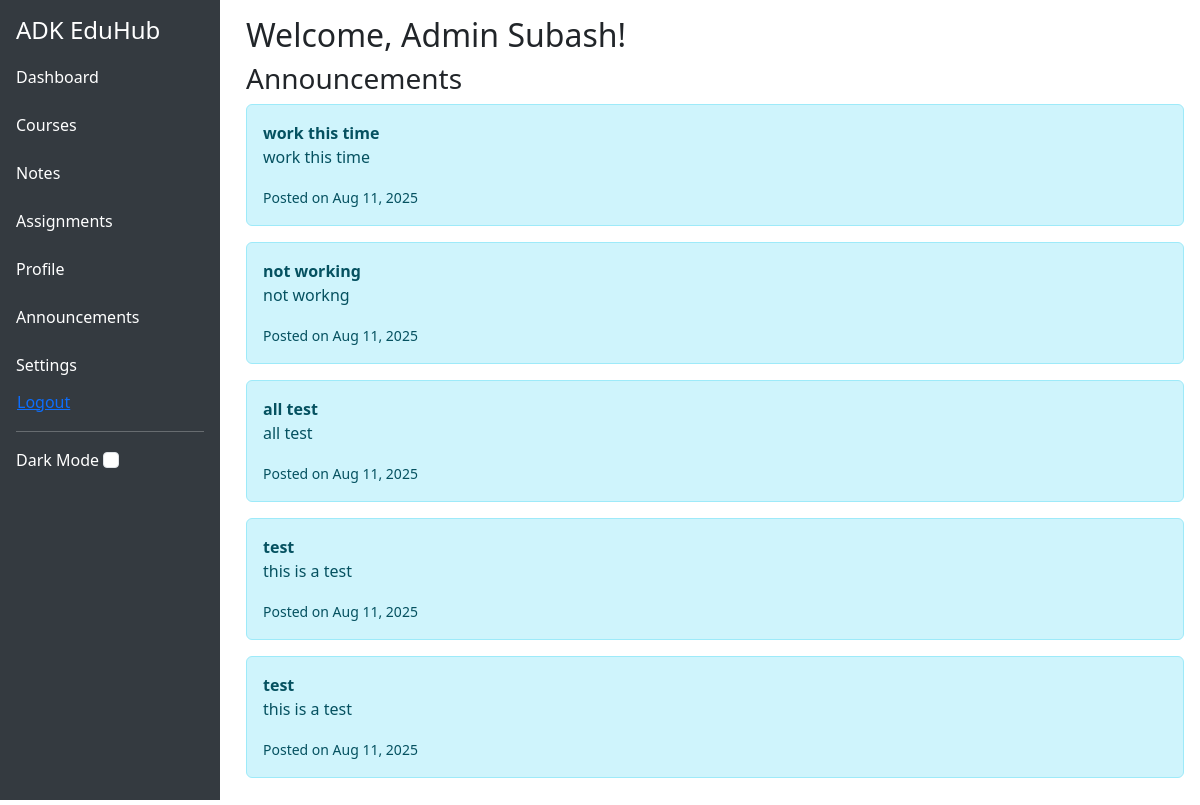
Before: /dashboard/admin/ (signed in) with the older database file.
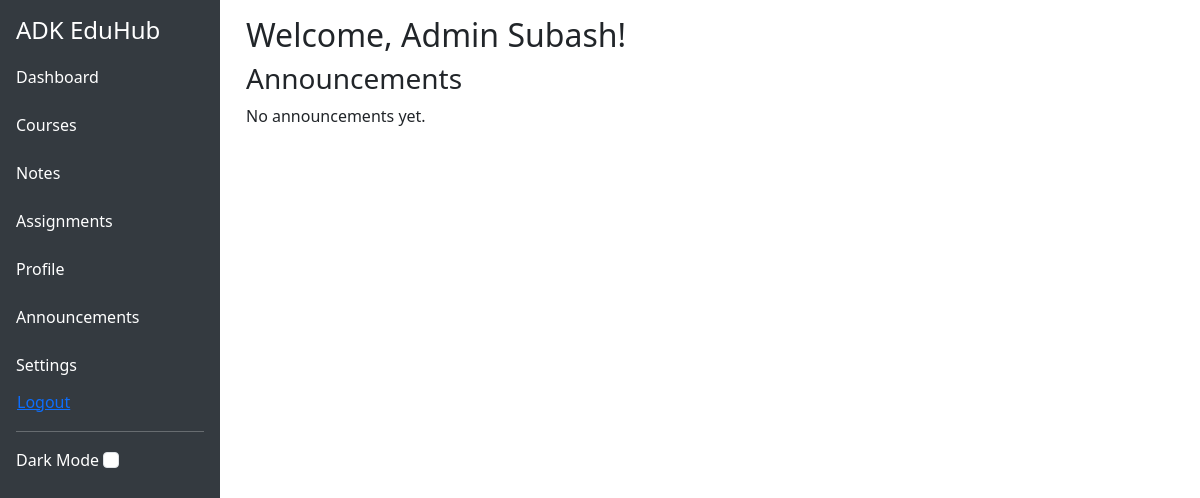
After: the same page with the newer database file.
### core/models.py (models this page shows, shortened)
class CustomUser(AbstractUser):
    ROLE_CHOICES = (
        ('admin', 'Admin'),
        ('teacher', 'Teacher'),
        ('student', 'Student'),
    )
    role = models.CharField(max_length=10, choices=ROLE_CHOICES)

### announcements/models.py (models this page shows, shortened)
class Announcement(models.Model):
    title = models.CharField(max_length=200)
    content = models.TextField()
    role_visible_to = MultiSelectField(choices=ROLE_CHOICES, max_length=50)
    created_at = models.DateTimeField(auto_now_add=True)

### core/views.py (the view)
# urls.py: path('dashboard/admin/', views.admin_dashboard, name='admin_dashboard'),
@login_required
def admin_dashboard(request):
    announcements = Announcement.objects.filter(role_visible_to='admin').order_by('-created_at')
    return render(request, 'dashboard/admin_dashboard.html', {'announcements': announcements})

### templates/dashboard/admin_dashboard.html (shortened to what this page needs)
{% extends 'core/base.html' %}
{% load static %}
{% block content %}
<h2>Welcome, Admin {{ user.username }}!</h2>
<h3>Announcements</h3>
{% for announcement in announcements %}
  <div class="alert alert-info">
    <strong>{{ announcement.title }}</strong>
    <p>{{ announcement.content }}</p>
    <small>Posted on {{ announcement.created_at|date:"M d, Y" }}</small>
  </div>
{% empty %}
  <p>No announcements yet.</p>
{% endfor %}
{% endblock %}

### templates/core/base.html (shortened to what this page needs)
<!DOCTYPE html>
{% load static %}
<html lang="en" data-theme="light">
<head>
    <link href="https://cdn.jsdelivr.net/npm/bootstrap@5.3.0/dist/css/bootstrap.min.css" rel="stylesheet">
    <link href="{% static 'css/styles.css' %}" rel="stylesheet" />
</head>
<body>
    <div class="sidebar">
        <h4>ADK EduHub</h4>
        <nav>
            <a href="{% url 'dashboard' %}">Dashboard</a>
            <a href="{% url 'course_list' %}">Courses</a>
            <a href="{% url 'notes:note_list' %}">Notes</a>
            <a href="{% url 'assignments:assignment_list' %}">Assignments</a>
            <a href="{% url 'profile' %}">Profile</a>
            <a href="{% url 'announcements:announcement_list' %}">Announcements</a>
            <a href="{% url 'settings' %}">Settings</a>
            <form action="{% url 'logout' %}" method="post" style="display: inline;">
             <button type="submit" class="btn btn-link p-0 m-0 align-baseline">Logout</button>
            </form>
        </nav>
        <hr />
        <div>
            <label for="darkModeToggle" class="form-check-label">Dark Mode</label>
            <input type="checkbox" id="darkModeToggle" class="form-check-input" />
        </div>
    </div>
    <main>
        {% block content %}{% endblock %}
    </main>
</body>
</html>

### templates/core/base.html (style rules this page uses)
.sidebar { height: 100vh; background-color: #343a40; color: white; padding: 1rem; position: fixed; width: 220px; top: 0; left: 0; overflow-y: auto; }
.sidebar a { color: white; display: block; padding: 0.75rem 0; text-decoration: none; border-radius: 4px; }
main { margin-left: 230px; padding: 1rem; }

Changed rows visible on the page:
removed Announcement: title "work this time", content "work this time", created_at "Aug 11, 2025"
removed Announcement: title "not working", content "not workng", created_at "Aug 11, 2025"
removed Announcement: title "all test", content "all test", created_at "Aug 11, 2025"
removed Announcement: title "test", content "this is a test", created_at "Aug 11, 2025"
removed Announcement: title "test", content "this is a test", created_at "Aug 11, 2025"
Other visible differences:
text now shown: "No announcements yet."
